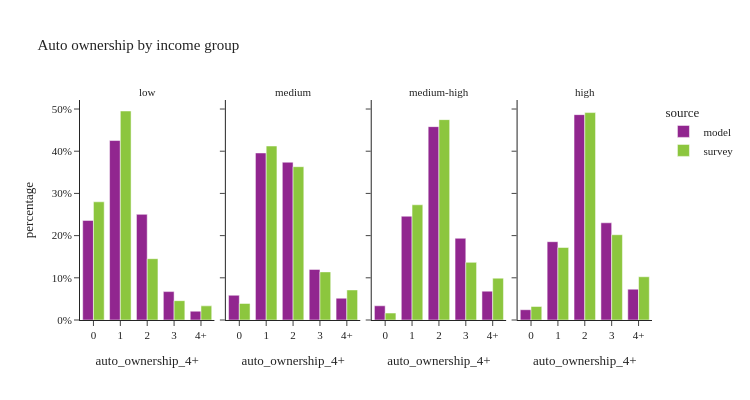

Notebook code cell kept with this figure:
### Code cell
util.plot_share_facetbar(hh_data, 'hh_weight', share_col="auto_ownership_4+", title="Auto ownership by income group", 

                            facet_col="income_group", facet_col_wrap=4, height=400, orientation='v')

### Figure 1 — Plotly figure (JSON) as saved in the notebook; plotly's stock layout.template omitted (floating-point values rounded to 4 significant figures)
{"data": [{"alignmentgroup": "True", "customdata": [[102470], [184609], [108666], [29213], [9066]], "hovertemplate": "source=model<br>income_group=low<br>auto_ownership_4+=%{x}<br>percentage=%{y}<br>sample_size=%{customdata[0]}<extra></extra>", "legendgroup": "model", "marker": {"color": "#91268F", "pattern": {"shape": ""}}, "name": "model", "offsetgroup": "model", "orientation": "v", "showlegend": true, "textposition": "auto", "type": "bar", "x": ["0", "1", "2", "3", "4+"], "xaxis": "x", "y": [0.2361, 0.4253, 0.2504, 0.06731, 0.02089], "yaxis": "y"}, {"alignmentgroup": "True", "customdata": [[25415], [171584], [162084], [51996], [22375]], "hovertemplate": "source=model<br>income_group=medium<br>auto_ownership_4+=%{x}<br>percentage=%{y}<br>sample_size=%{customdata[0]}<extra></extra>", "legendgroup": "model", "marker": {"color": "#91268F", "pattern": {"shape": ""}}, "name": "model", "offsetgroup": "model", "orientation": "v", "showlegend": false, "textposition": "auto", "type": "bar", "x": ["0", "1", "2", "3", "4+"], "xaxis": "x2", "y": [0.05863, 0.3959, 0.3739, 0.12, 0.05162], "yaxis": "y2"}, {"alignmentgroup": "True", "customdata": [[14631], [106837], [199045], [84130], [29698]], "hovertemplate": "source=model<br>income_group=medium-high<br>auto_ownership_4+=%{x}<br>percentage=%{y}<br>sample_size=%{customdata[0]}<extra></extra>", "legendgroup": "model", "marker": {"color": "#91268F", "pattern": {"shape": ""}}, "name": "model", "offsetgroup": "model", "orientation": "v", "showlegend": false, "textposition": "auto", "type": "bar", "x": ["0", "1", "2", "3", "4+"], "xaxis": "x3", "y": [0.03369, 0.246, 0.4583, 0.1937, 0.06837], "yaxis": "y3"}, {"alignmentgroup": "True", "customdata": [[10573], [80590], [211365], [100048], [31730]], "hovertemplate": "source=model<br>income_group=high<br>auto_ownership_4+=%{x}<br>percentage=%{y}<br>sample_size=%{customdata[0]}<extra></extra>", "legendgroup": "model", "marker": {"color": "#91268F", "pattern": {"shape": ""}}, "name": "model", "offsetgroup": "model", "orientation": "v", "showlegend": false, "textposition": "auto", "type": "bar", "x": ["0", "1", "2", "3", "4+"], "xaxis": "x4", "y": [0.02434, 0.1856, 0.4867, 0.2304, 0.07306], "yaxis": "y4"}, {"alignmentgroup": "True", "customdata": [[299], [361], [77], [18], [7]], "hovertemplate": "source=survey<br>income_group=low<br>auto_ownership_4+=%{x}<br>percentage=%{y}<br>sample_size=%{customdata[0]}<extra></extra>", "legendgroup": "survey", "marker": {"color": "#8CC63E", "pattern": {"shape": ""}}, "name": "survey", "offsetgroup": "survey", "orientation": "v", "showlegend": true, "textposition": "auto", "type": "bar", "x": ["0", "1", "2", "3", "4+"], "xaxis": "x", "y": [0.2801, 0.4953, 0.1453, 0.04581, 0.0335], "yaxis": "y"}, {"alignmentgroup": "True", "customdata": [[115], [435], [207], [46], [21]], "hovertemplate": "source=survey<br>income_group=medium<br>auto_ownership_4+=%{x}<br>percentage=%{y}<br>sample_size=%{customdata[0]}<extra></extra>", "legendgroup": "survey", "marker": {"color": "#8CC63E", "pattern": {"shape": ""}}, "name": "survey", "offsetgroup": "survey", "orientation": "v", "showlegend": false, "textposition": "auto", "type": "bar", "x": ["0", "1", "2", "3", "4+"], "xaxis": "x2", "y": [0.03917, 0.4123, 0.3633, 0.114, 0.07121], "yaxis": "y2"}, {"alignmentgroup": "True", "customdata": [[82], [396], [335], [91], [40]], "hovertemplate": "source=survey<br>income_group=medium-high<br>auto_ownership_4+=%{x}<br>percentage=%{y}<br>sample_size=%{customdata[0]}<extra></extra>", "legendgroup": "survey", "marker": {"color": "#8CC63E", "pattern": {"shape": ""}}, "name": "survey", "offsetgroup": "survey", "orientation": "v", "showlegend": false, "textposition": "auto", "type": "bar", "x": ["0", "1", "2", "3", "4+"], "xaxis": "x3", "y": [0.01644, 0.273, 0.4748, 0.1366, 0.09914], "yaxis": "y3"}, {"alignmentgroup": "True", "customdata": [[43], [210], [213], [52], [22]], "hovertemplate": "source=survey<br>income_group=high<br>auto_ownership_4+=%{x}<br>percentage=%{y}<br>sample_size=%{customdata[0]}<extra></extra>", "legendgroup": "survey", "marker": {"color": "#8CC63E", "pattern": {"shape": ""}}, "name": "survey", "offsetgroup": "survey", "orientation": "v", "showlegend": false, "textposition": "auto", "type": "bar", "x": ["0", "1", "2", "3", "4+"], "xaxis": "x4", "y": [0.03203, 0.1718, 0.4915, 0.2021, 0.1025], "yaxis": "y4"}], "layout": {"annotations": [{"font": {}, "showarrow": false, "text": "low", "x": 0.1175, "xanchor": "center", "xref": "paper", "y": 1.0, "yanchor": "bottom", "yref": "paper"}, {"font": {}, "showarrow": false, "text": "medium", "x": 0.3725, "xanchor": "center", "xref": "paper", "y": 1.0, "yanchor": "bottom", "yref": "paper"}, {"font": {}, "showarrow": false, "text": "medium-high", "x": 0.6275, "xanchor": "center", "xref": "paper", "y": 1.0, "yanchor": "bottom", "yref": "paper"}, {"font": {}, "showarrow": false, "text": "high", "x": 0.8825, "xanchor": "center", "xref": "paper", "y": 1.0, "yanchor": "bottom", "yref": "paper"}], "barmode": "group", "height": 400, "legend": {"title": {"text": "source"}, "tracegroupgap": 0}, "title": {"text": "Auto ownership by income group"}, "width": 750, "xaxis": {"anchor": "y", "domain": [0.0, 0.235], "title": {"text": "auto_ownership_4+"}}, "xaxis2": {"anchor": "y2", "domain": [0.255, 0.49], "matches": "x", "title": {"text": "auto_ownership_4+"}}, "xaxis3": {"anchor": "y3", "domain": [0.51, 0.745], "matches": "x", "title": {"text": "auto_ownership_4+"}}, "xaxis4": {"anchor": "y4", "domain": [0.765, 1.0], "matches": "x", "title": {"text": "auto_ownership_4+"}}, "yaxis": {"anchor": "x", "domain": [0.0, 1.0], "tickformat": ".0%", "title": {"text": "percentage"}}, "yaxis2": {"anchor": "x2", "domain": [0.0, 1.0], "matches": "y", "showticklabels": false, "tickformat": ".0%"}, "yaxis3": {"anchor": "x3", "domain": [0.0, 1.0], "matches": "y", "showticklabels": false}, "yaxis4": {"anchor": "x4", "domain": [0.0, 1.0], "matches": "y", "showticklabels": false}}}
